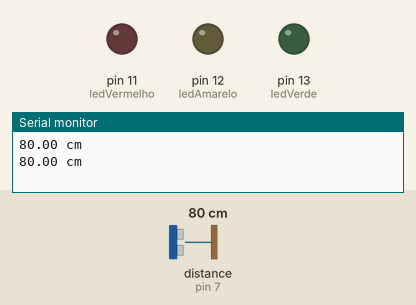
Simulated run of this sketch. Board: Arduino Uno, built with avr-gcc and run on an emulated ATmega328P. Parts: output pins drawn as LEDs (lit = HIGH), the last lines printed to the serial monitor. The test bench sets the inputs (shaded band); at power-on: distance to the obstacle (sensor on pin 7) 80 cm. The echo pulse lasts 58.3 µs per cm.

Above: at 1.8 s.
1.9 s: distance to the obstacle (sensor on pin 7) set to 74 cm
3.4 s: distance to the obstacle (sensor on pin 7) set to 68 cm
At 4.8 s:
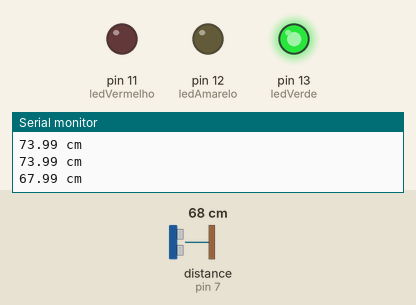
5.5 s: distance to the obstacle (sensor on pin 7) set to 2 cm
At 6.6 s:
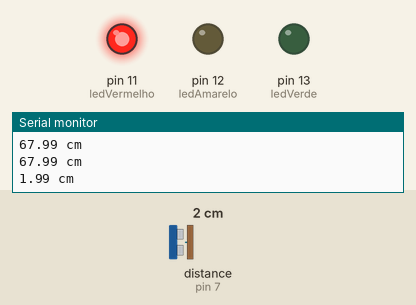
7.5 s: distance to the obstacle (sensor on pin 7) set to 18 cm
9.2 s: distance to the obstacle (sensor on pin 7) set to 22 cm
At 11.1 s:
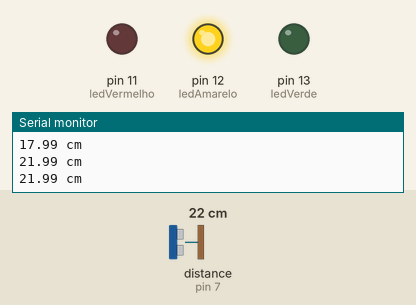
11.5 s: distance to the obstacle (sensor on pin 7) set to 4 cm
At 12.8 s:
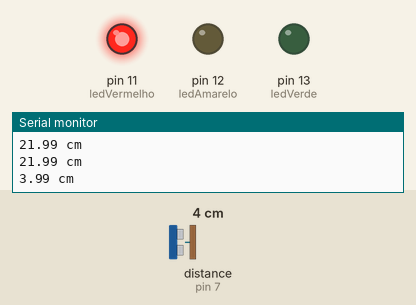
Timing chart, 0 to 14.5 s (numbered marks = the images above; inputs shaded):
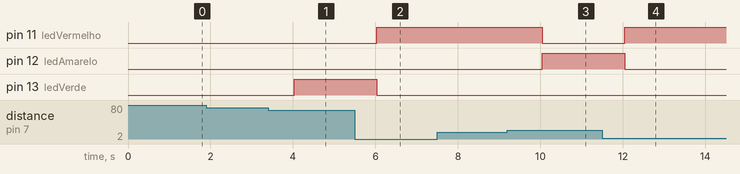

Measured:
- the behaviour switches between 71 and 70 cm on distance to the obstacle (sensor on pin 7) (found by bisection; images 0 and 1)
- the behaviour switches between 19 and 20 cm on distance to the obstacle (sensor on pin 7) (found by bisection; images 2 and 3)
- after the input at 3.4 s, pin 13 (ledVerde): LOW → HIGH after 0.63 s
- after the input at 5.5 s, pin 11 (ledVermelho): LOW → HIGH after 0.53 s; pin 13 (ledVerde): HIGH → LOW after 0.53 s
- after the input at 9.2 s, pin 11 (ledVermelho): HIGH → LOW after 0.84 s; pin 12 (ledAmarelo): LOW → HIGH after 0.84 s
- after the input at 11.5 s, pin 11 (ledVermelho): LOW → HIGH after 0.55 s; pin 12 (ledAmarelo): HIGH → LOW after 0.55 s

The sketch:

-compressor-HC-SRO4_.ino
```cpp
/*
Projeto Arduino
Arduino com sensor de proximidade ultrasonico HHC-SRO4
*/

//Incluindo biblioteca Ultrasonic.h
#include "Ultrasonic.h"

//criando objeto ultrasonic e definindo as portas digitais
//do Trigger - 6 - e Echo - 7
Ultrasonic ultrasonic(6,7);

//Declaração das constantes referentes aos pinos digitais.
const int ledVerde = 13;
const int ledAmarelo = 12;
const int ledVermelho = 11;

long microsec = 0;
float distanciaCM = 0;

void setup() {
  Serial.begin(9600); //Inicializando o serial monitor

  //Definindo pinos digitais
  pinMode(ledVerde,OUTPUT); //13 como de saída.
  pinMode(ledAmarelo,OUTPUT); //12 como de saída.
  pinMode(ledVermelho,OUTPUT); //11 como de saída.
}

void loop() {
  //Lendo o sensor
  microsec = ultrasonic.timing();

  //Convertendo a distância em CM
  distanciaCM = ultrasonic.convert(microsec, Ultrasonic::CM);

  ledDistancia();

  Serial.print(distanciaCM);
  Serial.println(" cm");
  delay(1000);
}

//Método que centraliza o controle de acendimento dos leds.
void ledDistancia() {

  //Apagando todos os leds
  digitalWrite(ledVerde,LOW);
  digitalWrite(ledAmarelo,LOW);
  digitalWrite(ledVermelho,LOW);


  //Acendendo o led adequado para a distância lida no sensor
  if (distanciaCM >= 51 and distanciaCM <=70 ) {
    digitalWrite(ledVerde,HIGH);
  }

  if (distanciaCM <=50 and distanciaCM >= 20) {
    digitalWrite(ledAmarelo,HIGH);
  }

  if (distanciaCM < 20) {
    digitalWrite(ledVermelho,HIGH);
  }
}
```
